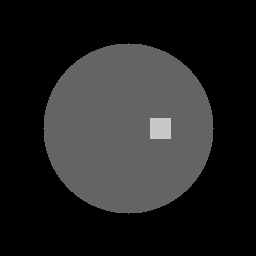
#> input picture test_images/anomaly_phantom.png, 256 x 256 px, given in place of hand_xray.jpg, which was not available
$ python fixed_model_new.py
#> lines starting #> are read from the running program, lines starting #| are printed output that depends on the picture; pictures that were not available may be replaced by others from this repository, and a replacement may not be noted
import numpy as np
import cv2 as cv
import matplotlib.pyplot as plt
import os


def fan_setup(fan_angle, no_beams):

#> called with fan_angle = 0.785, no_beams = 64
    beam_angle_ls = []
    fan_angle = np.pi/4

    if no_beams > 0:
        if no_beams == 1:
            beam_angle_ls.append(0)
        elif no_beams - 2 >= 0:
            if no_beams % 2 != 0:
                beam_angle_ls.append(0)
            if no_beams % 2 != 0:
                for i in range(2, no_beams-1, 2):
                    angle = fan_angle*(i)/((no_beams-1)*2)
                    beam_angle_ls.append(angle)
                    beam_angle_ls.insert(0, -angle)
            else:
                for i in range(2, no_beams-1, 2):
                    angle = fan_angle*(i)/((no_beams)*2)
                    beam_angle_ls.append(angle)
                    beam_angle_ls.insert(0, -angle)
            beam_angle_ls.insert(0, -fan_angle/2)
            beam_angle_ls.append(fan_angle/2)

    print("Fan angle list has been completed")
    return beam_angle_ls


def ring_thing(fan_list, ring_subdivisions, beam_subdivisions, aperture, image_string, resize=64):

    # load and resize image
#> called with ring_subdivisions = 180, beam_subdivisions = 100, aperture = 1, image_string = 'hand_xray.jpg', resize = 64
    image_path = f"test_images/{image_string}"
    img_raw = cv.imread(image_path)
#> img_raw is the input picture: shape (256, 256, 3); min 0, max 200, mean 35.3
    img_raw = cv.resize(img_raw, (resize, resize))  # resize to keep A manageable
#> img_raw: shape (64, 64, 3)
    img = np.flipud(np.array(cv.cvtColor(img_raw, cv.COLOR_RGB2BGR)))
    shape = img.shape
#> shape = (64, 64, 3)
    midpoint = np.flip(np.array([k/2 for k in shape[:2]]))
#> midpoint = [32, 32]
    fan_angle = max(fan_list) - min(fan_list)

    # matrix dimensions
    R = ring_subdivisions * len(fan_list)   # total number of rays
    M = shape[0] * shape[1]                 # total number of pixels
#> M = 4096
    A = np.zeros((R, M))                    # path matrix: R rows x M cols
    b = np.zeros(R)                         # measurement vector: one value per ray

    # ring radius
    if shape[0] <= shape[1]:
        ring_rad = (shape[1] * np.tan((np.pi)/2 - fan_angle))/2 + shape[0]/2
#> ring_rad = 64
    else:
        ring_rad = (shape[0] * np.tan((np.pi)/2 - fan_angle))/2 + shape[1]/2
    print("Ring radius has been calculated")

    ray_index = 0  # tracks which row of A and b we are filling

    for i in range(ring_subdivisions):

        angle = (2 * np.pi * i / ring_subdivisions) * aperture
        start_pos = np.array([ring_rad * np.cos(angle),
                               ring_rad * np.sin(angle)]) + midpoint

        # calculate end positions for each beam in the fan
        end_pos_ls = []
        for j in fan_list:
            end_pos = start_pos - np.array([2 * ring_rad * np.cos(angle - j),
                                            2 * ring_rad * np.sin(angle - j)])
            end_pos_ls.append(end_pos)

        for ii in end_pos_ls:

            # sample pixel positions along the ray
            x_subdivisions = np.trunc(np.linspace(start_pos[0], ii[0], beam_subdivisions))
            y_subdivisions = np.trunc(np.linspace(start_pos[1], ii[1], beam_subdivisions))

            pixel_values = []

            for dx, dy in zip(x_subdivisions, y_subdivisions):
                if 0 <= dx < shape[1] and 0 <= dy < shape[0]:

                    # flatten 2D pixel index to 1D for the matrix column
                    pixel_index = int(dy) * shape[1] + int(dx)

                    # mark this pixel as hit by this ray in A
                    A[ray_index, pixel_index] = 1

                    # collect pixel value for b
                    pixel_values.append(img[int(dy), int(dx), 0])

            # compute log-intensity measurement for this ray
            if len(pixel_values) > 0:
                pixel_values = np.array(pixel_values, dtype=float)
                pixel_values = np.clip(pixel_values, 10, None)  # avoid log(0)
                b[ray_index] = np.log10(np.prod(pixel_values / 255))
            else:
                b[ray_index] = 0

            ray_index += 1

        print(f"Ring progress: [{i+1} of {ring_subdivisions} complete]")
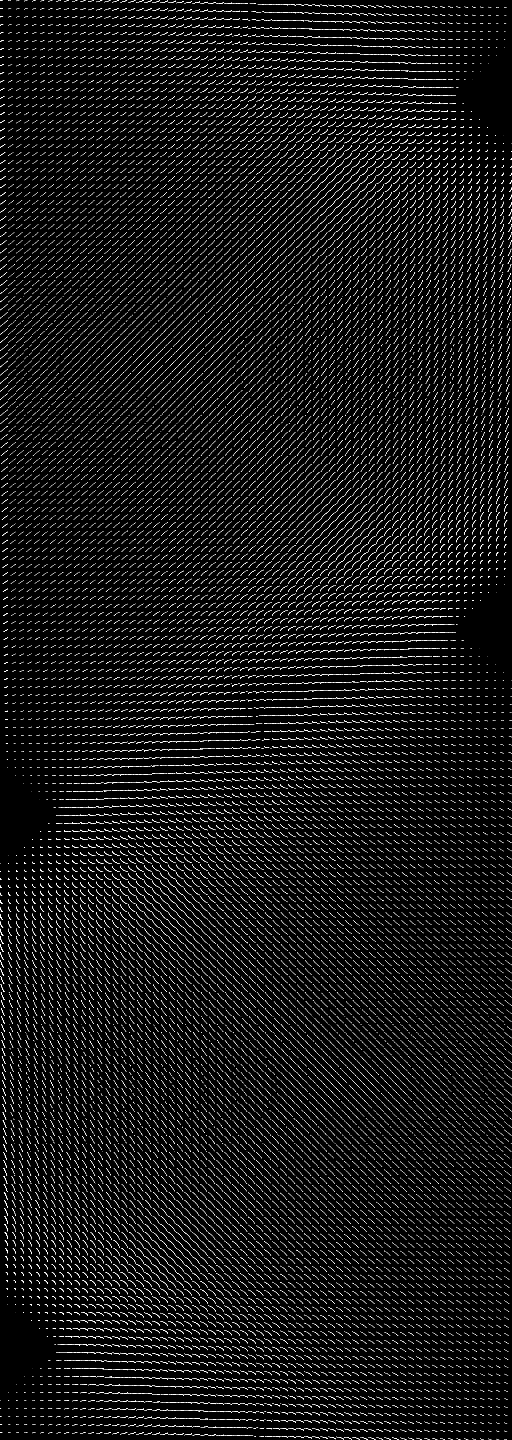
#> A: shape (11520, 4096) float64 (shown at 1/8 size); values 0 (black) and 1 (white), 1.2% white in thin lines or dots
#> after the loop, b = 11520 values, max -36.65 at index 415, min -74.55 at index 3003, mean -50.53; ray_index = 11520

    print("A matrix and b vector construction complete")
    print(f"A shape: {A.shape}, b shape: {b.shape}")

    return A, b, img


def ART_solver(A, b, num_iterations=10):
    """
    Solves Ax = b iteratively using the Kaczmarz (ART) update:
        x = x + ((b_i - a_i . x) / |a_i|^2) * a_i
    """
    M = A.shape[1] # number of pixels
    x = np.zeros(M)  # initial guess: all zeros

    # perform ART iterations
    # each iteration goes through all rays and updates the solution x
    for iteration in range(num_iterations):
        for i in range(len(b)):
            a_i = A[i]
            norm_sq = np.dot(a_i, a_i)
            if norm_sq == 0:
                continue  # skip empty rays
            residual = b[i] - np.dot(a_i, x)
            x = x + (residual / norm_sq) * a_i

        print(f"ART iteration {iteration+1} of {num_iterations} complete")

    return x


if __name__ == "__main__":

    # make sure test_images folder exists
    os.makedirs("test_images", exist_ok=True)
    """
    # copy big_john.jpg into test_images if not already there
    # make sure big_john.jpg is in the same folder as this script
    if not os.path.exists("test_images/hand_xray.jpg"):
        import shutil
        shutil.copy("hand_xray.jpg", "test_images/hand_xray.jpg")
    """
    # run the pipeline
    fan_list = fan_setup(np.pi/4, no_beams=64)
    A, b, img = ring_thing(fan_list,
                           ring_subdivisions=180,
                           beam_subdivisions=100,
                           aperture=1,
                           image_string="hand_xray.jpg",
                           resize=64)  # resize controls image resolution, increase for better quality but slower

    x = ART_solver(A, b, num_iterations=20)
#> after the loop in ART_solver, `for iteration in range(num_iterations):`: x = 4096 values, max 0.00143 at index 1894, min -2.18 at index 413, mean -1.03

    # reshape reconstruction back to 2D
    reconstruction = x.reshape(64, 64)
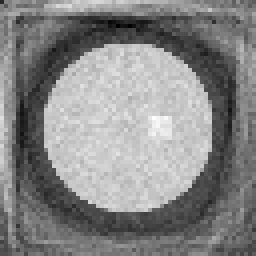
#> reconstruction: shape (64, 64) float64 (shown 4 times larger); min -2.18, max 0.00143, mean -1.03; drawn with min black and max white
    # reshape and flip to correct the spatial inversion
    reconstruction = np.flipud(reconstruction)
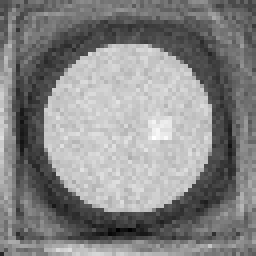
#> reconstruction: shape (64, 64) float64 (shown 4 times larger); min -2.18, max 0.00143, mean -1.03; drawn with min black and max white

    # display results
    fig, ax = plt.subplots(1, 3, figsize=(14, 4))

    ax[0].imshow(cv.cvtColor(cv.resize(cv.imread("test_images/hand_xray.jpg"), (64, 64)), cv.COLOR_BGR2RGB))
    ax[0].set_title("Original image")
    ax[0].axis('off')

    ax[1].spy(A, markersize=0.1)
    ax[1].set_title("A matrix (ray-pixel hits)")
    ax[1].axis('off')

    ax[2].imshow(reconstruction, cmap='gray')
    ax[2].set_title("ART reconstruction")
    ax[2].axis('off')

    plt.tight_layout()
    plt.show()
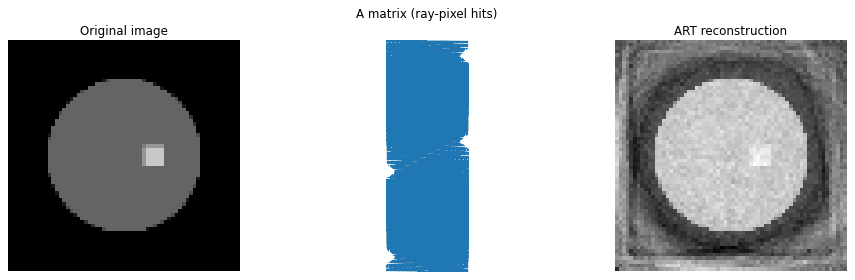
#> figure drawn by matplotlib, 3 panels
